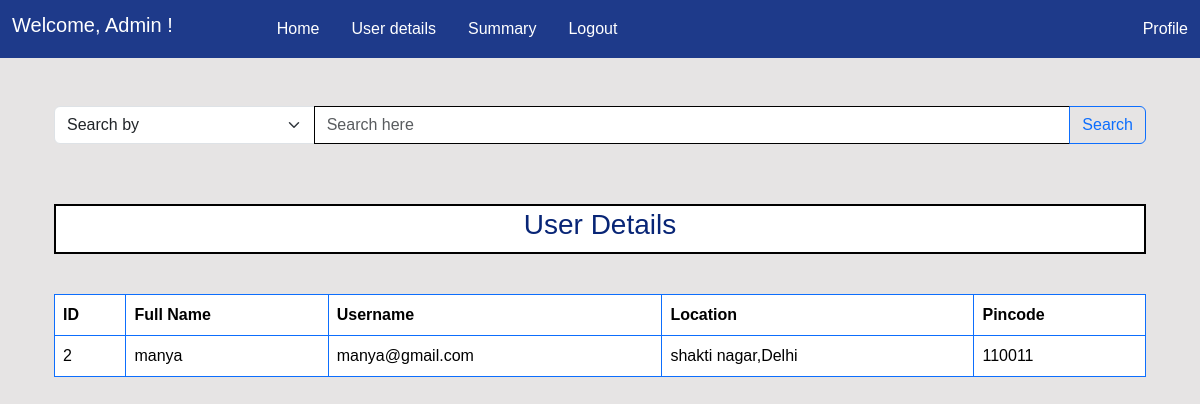
The page /userdata (signed in) on the database as committed earlier.
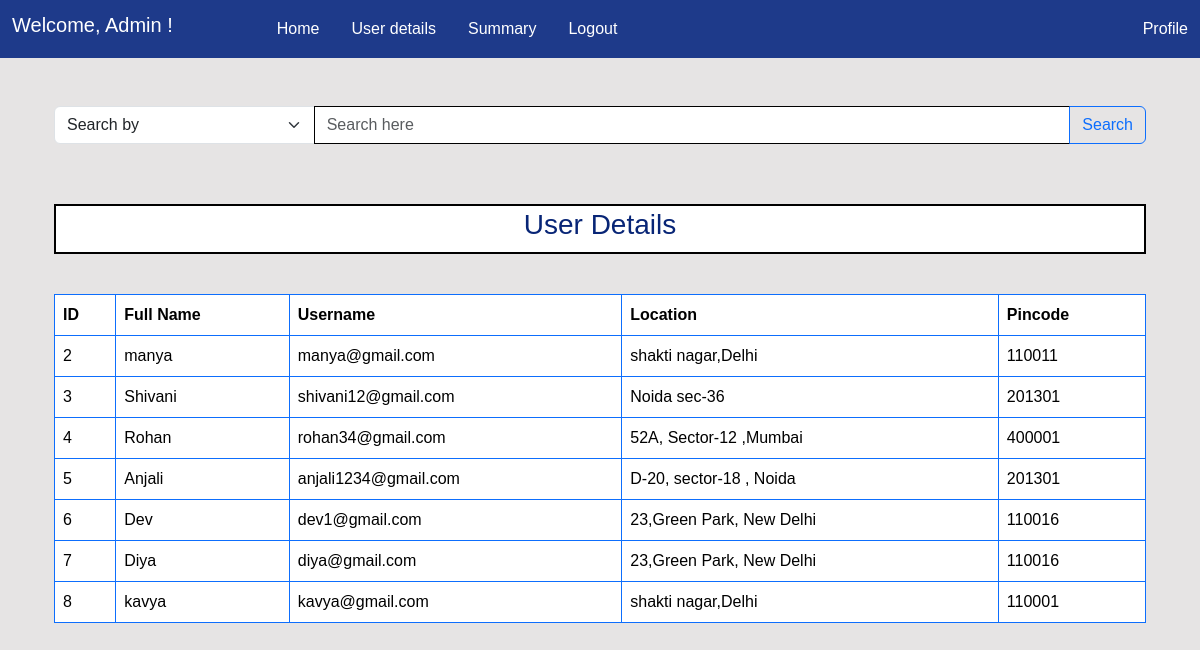
The same page on the database as committed later.
### models.py (models this page shows)
class User(db.Model):
    id = db.Column(db.Integer, primary_key=True)
    name=db.Column(db.String(32), nullable=False)
    address = db.Column(db.String(100), nullable=False)
    pincode = db.Column(db.String(10), nullable=False)
    username = db.Column(db.String(32), unique=True, nullable=False)
    passhash = db.Column(db.String(256), nullable=False)
    is_admin = db.Column(db.Boolean, default=False)
    vehicles = db.relationship('Vehicle', backref='user', lazy=True)
    reserve_user= db.relationship('Reservation', backref='user', lazy=True)

### routes.py (the view, shortened to what this page needs)
@app.route('/userdata')
@admin_required
def userdata():
    users = User.query.all()
    parameter= request.args.get('parameter')
    query= request.args.get('query')
    parameters= {
        'default':'Search by ',
        'userid' : 'User ID',
        'name' : 'Name',
        'uname' : 'Username',
        'ulocation' : 'Location',
        'upincode' : 'Pincode',
    }
    return render_template('user/userdata.html', users=users,parameters=parameters,param=parameter,query=query)

### routes.py (called while the page is built)
def admin_required(f):
    @wraps(f)
    def decorated_function(*args, **kwargs):
        if 'user_id' not in session:
            flash('Please login to continue')
            return redirect(url_for('login'))
        user= User.query.get(session['user_id'])
        if not user.is_admin:
            flash('You do not have permission to access this page')
            return redirect(url_for('user'))
        return f(*args, **kwargs)
    return decorated_function

### templates/user/userdata.html (shortened to what this page needs)
{% extends 'layout.html' %}
{% block content %}
<div class="container-fluid mt-5">
    {% include 'searchbar.html'   %}
        <div class="heading d-flex chfont">
            <h3>User Details</h3>
        </div>
    <table class="table table-bordered border-primary">
        <thead>
            <tr>
                <th>ID</th>
                <th>Full Name</th>
                <th>Username</th>
                <th>Location</th>
                <th>Pincode</th>
            </tr>
            <tbody>
                {% for user in users %}
                {% if not user.is_admin %}
                <tr>
                    <td>{{ user.id }}</td>
                    <td>{{ user.name }}</td>
                    <td>{{ user.username }}</td>
                    <td>{{ user.address }}</td>
                    <td>{{ user.pincode }}</td>
                </tr>
                {% endif %}
                {% endfor %}
            </tbody>
        </thead>
    </table>
</div>
{% endblock %}

### templates/layout.html (shortened to what this page needs)
<!DOCTYPE html>
<html lang="en">
<head>
  <link href="https://cdn.jsdelivr.net/npm/bootstrap@5.3.7/dist/css/bootstrap.min.css" rel="stylesheet"
 />
  <link rel="stylesheet" href="https://cdnjs.cloudflare.com/ajax/libs/font-awesome/6.7.2/css/all.min.css"
 />
</head>
<body>
  {% block navbar %}
  {% include 'navbar.html' %}
  {% endblock %}
  <div class="container">{% block content %} {% endblock %}</div>
</body>
</html>

### templates/navbar.html (shortened to what this page needs)
<nav class="navbar navbar-expand-lg bg-body-tertiary d-flex" >
  <div class="container-fluid">
    <div class="collapse navbar-collapse" id="navbarSupportedContent">
      {% if 'user_id' in session %}
        <h4 class="navbar navbar-brand me-5">Welcome, {{session['name']}} !</h4>
        {% if session['is_admin'] %}
          <ul class="navbar-nav me-auto mb-2 mb-lg-0 ">
            <li class="nav-item">
              <a class="nav-link me-3 ms-5 " href="{{ url_for('index')}}">Home</a>
            </li>
            <li class="nav-item">
              <a class="nav-link active me-3" href="{{url_for('userdata')}}">User details</a>
            </li>
            <li class="nav-item">
              <a class="nav-link active me-3" href="{{url_for('admin_summary')}}">Summary</a>
            </li>
            <li class="nav-item">
              <a class="nav-link active me-3" href="{{ url_for('logout')}}">Logout</a>
            </li>
          </ul>
        {% endif %}
        <div class="d-flex justify-content-end align-items-center">
          <a class="nav-link active" href="{{ url_for('profile')}}">Profile</a>
        </div>
      {% endif %}
    </div>
  </div>
</nav>

### templates/searchbar.html
<form class="form-group mt-3 " role="search" method="GET">
    <div class="input-group">
        <select name="parameter" id="parameter" class="parameter form-select">
            {% for parameter in parameters %}
                {% if param and parameter==param %}
                    <option value="{{parameter}}" selected>{{parameters[parameter]}}</option>
                {% else %}
                    <option value="{{parameter}}">{{parameters[parameter]}}</option>
                {% endif %}
            {% endfor %}
        </select>
        <input type="search" value="{{query or ''}}" name="query" class="form-control w-50" placeholder="Search here">
        <button class="btn btn-outline-primary" type="submit">Search</button>
    </div>
</form>

### templates/layout.html (style rules this page uses)
body { font-family: Arial, sans-serif; background-color: #e6e4e4; }
.navbar { background-color: #1e3a8a !important; color: #ffffff !important; }
.navbar .nav-link { color: #ffffff !important; border-color: #ffffff !important; }
.navbar .navbar-brand { color: #ffffff !important; }
.heading { margin-top: 60px; margin-bottom: 40px; height: 50px; border: 2px solid black; justify-content: center; align-items: center; color: #082576; background-color: #ffffff; }
.form-control { border: 1px solid black; }

Rows that differ between the two databases and show on the page:
added User: id "3", name "Shivani", username "shivani12@gmail.com", address "Noida sec-36", pincode "201301"
added User: id "4", name "Rohan", username "rohan34@gmail.com", address "52A, Sector-12 ,Mumbai", pincode "400001"
added User: id "5", name "Anjali", username "anjali1234@gmail.com", address "D-20, sector-18 , Noida", pincode "201301"
added User: id "6", name "Dev", username "dev1@gmail.com", address "23,Green Park, New Delhi", pincode "110016"
added User: id "7", name "Diya", username "diya@gmail.com", address "23,Green Park, New Delhi", pincode "110016"
added User: id "8", name "kavya", username "kavya@gmail.com", address "shakti nagar,Delhi", pincode "110001"
